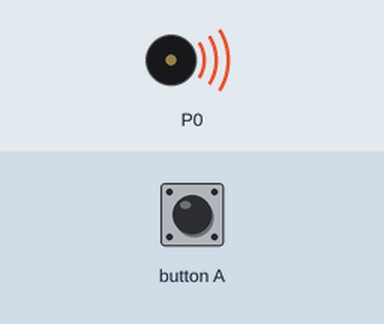
This program was run on a simulated BBC micro:bit (MakeCode). On the bench: buzzer (waves = sounding).

Above: at 0.1 s.
At 34.9 s:
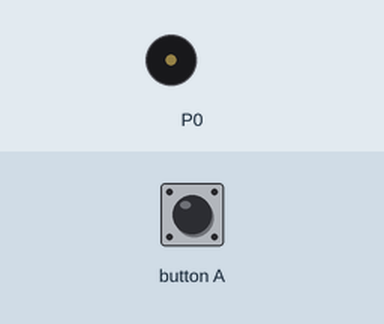
Timing chart, 0 to 40.0 s (numbered marks = the images above):
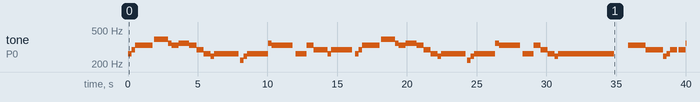

The program:

main.ts
```typescript
function third () {
    basic.pause(500)
    music.playTone(392, music.beat(BeatFraction.Whole))
    music.playTone(392, music.beat(BeatFraction.Whole))
    music.playTone(392, music.beat(BeatFraction.Whole))
    music.playTone(392, music.beat(BeatFraction.Whole))
    music.playTone(392, music.beat(BeatFraction.Half))
    music.playTone(392, music.beat(BeatFraction.Whole))
    music.playTone(392, music.beat(BeatFraction.Half))
    music.playTone(392, music.beat(BeatFraction.Half))
    music.playTone(392, music.beat(BeatFraction.Half))
    basic.pause(100)
    music.playTone(392, music.beat(BeatFraction.Whole))
    music.playTone(349, music.beat(BeatFraction.Whole))
    music.playTone(330, music.beat(BeatFraction.Whole))
    music.playTone(294, music.beat(BeatFraction.Half))
    music.playTone(330, music.beat(BeatFraction.Breve))
    music.playTone(330, music.beat(BeatFraction.Whole))
    basic.pause(100)
    music.playTone(349, music.beat(BeatFraction.Whole))
    music.playTone(349, music.beat(BeatFraction.Whole))
    music.playTone(392, music.beat(BeatFraction.Whole))
    music.playTone(330, music.beat(BeatFraction.Whole))
    music.playTone(294, music.beat(BeatFraction.Half))
    music.playTone(262, music.beat(BeatFraction.Whole))
    music.playTone(262, music.beat(BeatFraction.Whole))
}
input.onButtonPressed(Button.A, function () {

})
function second () {
    first()
    music.playTone(330, music.beat(BeatFraction.Whole))
    music.playTone(294, music.beat(BeatFraction.Whole))
    music.playTone(294, music.beat(BeatFraction.Whole))
    music.playTone(262, music.beat(BeatFraction.Half))
    music.playTone(294, music.beat(BeatFraction.Double))
    music.playTone(294, music.beat(BeatFraction.Whole))
    basic.pause(200)
    first()
    music.playTone(330, music.beat(BeatFraction.Whole))
    music.playTone(294, music.beat(BeatFraction.Whole))
    music.playTone(262, music.beat(BeatFraction.Whole))
    music.playTone(247, music.beat(BeatFraction.Half))
    music.playTone(262, music.beat(BeatFraction.Breve))
    music.playTone(262, music.beat(BeatFraction.Breve))
    basic.pause(1000)
    music.playTone(330, music.beat(BeatFraction.Whole))
    music.playTone(330, music.beat(BeatFraction.Whole))
    music.playTone(330, music.beat(BeatFraction.Half))
    music.playTone(294, music.beat(BeatFraction.Double))
    music.playTone(294, music.beat(BeatFraction.Half))
    music.playTone(247, music.beat(BeatFraction.Half))
    music.playTone(262, music.beat(BeatFraction.Half))
    music.playTone(294, music.beat(BeatFraction.Whole))
    basic.pause(100)
    music.playTone(294, music.beat(BeatFraction.Whole))
    music.playTone(349, music.beat(BeatFraction.Whole))
    music.playTone(330, music.beat(BeatFraction.Whole))
    music.playTone(294, music.beat(BeatFraction.Whole))
    music.playTone(262, music.beat(BeatFraction.Whole))
    music.playTone(247, music.beat(BeatFraction.Half))
    music.playTone(262, music.beat(BeatFraction.Whole))
    music.playTone(262, music.beat(BeatFraction.Half))
    basic.pause(100)
    music.playTone(220, music.beat(BeatFraction.Half))
    music.playTone(247, music.beat(BeatFraction.Half))
    music.playTone(262, music.beat(BeatFraction.Whole))
    music.playTone(262, music.beat(BeatFraction.Whole))
    music.playTone(262, music.beat(BeatFraction.Whole))
    music.playTone(349, music.beat(BeatFraction.Half))
    music.playTone(330, music.beat(BeatFraction.Double))
    music.playTone(330, music.beat(BeatFraction.Whole))
    basic.pause(200)
    music.playTone(330, music.beat(BeatFraction.Whole))
    music.playTone(349, music.beat(BeatFraction.Whole))
    music.playTone(392, music.beat(BeatFraction.Whole))
    music.playTone(330, music.beat(BeatFraction.Half))
    music.playTone(294, music.beat(BeatFraction.Breve))
    music.playTone(294, music.beat(BeatFraction.Half))
    basic.pause(200)
    music.playTone(330, music.beat(BeatFraction.Whole))
    music.playTone(330, music.beat(BeatFraction.Whole))
    music.playTone(330, music.beat(BeatFraction.Whole))
    music.playTone(294, music.beat(BeatFraction.Whole))
    music.playTone(392, music.beat(BeatFraction.Half))
    music.playTone(392, music.beat(BeatFraction.Whole))
    music.playTone(392, music.beat(BeatFraction.Half))
    music.playTone(349, music.beat(BeatFraction.Half))
    music.playTone(349, music.beat(BeatFraction.Half))
    music.playTone(330, music.beat(BeatFraction.Whole))
    music.playTone(349, music.beat(BeatFraction.Whole))
    music.playTone(330, music.beat(BeatFraction.Whole))
    music.playTone(294, music.beat(BeatFraction.Whole))
    music.playTone(294, music.beat(BeatFraction.Whole))
    music.playTone(262, music.beat(BeatFraction.Double))
    music.playTone(220, music.beat(BeatFraction.Half))
    music.playTone(247, music.beat(BeatFraction.Half))
    music.playTone(262, music.beat(BeatFraction.Whole))
    music.playTone(262, music.beat(BeatFraction.Whole))
    music.playTone(262, music.beat(BeatFraction.Whole))
    music.playTone(349, music.beat(BeatFraction.Half))
    music.playTone(330, music.beat(BeatFraction.Whole))
    music.playTone(262, music.beat(BeatFraction.Double))
    basic.pause(100)
    music.playTone(262, music.beat(BeatFraction.Whole))
    music.playTone(330, music.beat(BeatFraction.Whole))
    music.playTone(294, music.beat(BeatFraction.Whole))
    music.playTone(262, music.beat(BeatFraction.Whole))
    music.playTone(247, music.beat(BeatFraction.Half))
    music.playTone(262, music.beat(BeatFraction.Breve))
    music.playTone(262, music.beat(BeatFraction.Breve))
    third()
    music.playTone(330, music.beat(BeatFraction.Whole))
    music.playTone(294, music.beat(BeatFraction.Whole))
    music.playTone(294, music.beat(BeatFraction.Whole))
    music.playTone(262, music.beat(BeatFraction.Half))
    music.playTone(294, music.beat(BeatFraction.Breve))
    music.playTone(294, music.beat(BeatFraction.Half))
    basic.pause(100)
    third()
    music.playTone(330, music.beat(BeatFraction.Whole))
    music.playTone(294, music.beat(BeatFraction.Whole))
    music.playTone(262, music.beat(BeatFraction.Whole))
    music.playTone(247, music.beat(BeatFraction.Half))
    music.playTone(262, music.beat(BeatFraction.Breve))
    basic.pause(2000)
}
function first () {
    music.playTone(262, music.beat(BeatFraction.Half))
    music.playTone(294, music.beat(BeatFraction.Half))
    music.playTone(330, music.beat(BeatFraction.Double))
    music.playTone(330, music.beat(BeatFraction.Half))
    basic.pause(100)
    music.playTone(392, music.beat(BeatFraction.Half))
    music.playTone(392, music.beat(BeatFraction.Half))
    music.playTone(392, music.beat(BeatFraction.Whole))
    music.playTone(349, music.beat(BeatFraction.Half))
    music.playTone(330, music.beat(BeatFraction.Whole))
    music.playTone(349, music.beat(BeatFraction.Whole))
    music.playTone(349, music.beat(BeatFraction.Half))
    music.playTone(330, music.beat(BeatFraction.Whole))
    music.playTone(294, music.beat(BeatFraction.Whole))
    music.playTone(262, music.beat(BeatFraction.Whole))
    music.playTone(247, music.beat(BeatFraction.Half))
    music.playTone(262, music.beat(BeatFraction.Double))
    music.playTone(262, music.beat(BeatFraction.Whole))
    music.playTone(262, music.beat(BeatFraction.Half))
    basic.pause(100)
    music.playTone(220, music.beat(BeatFraction.Half))
    music.playTone(247, music.beat(BeatFraction.Half))
    music.playTone(262, music.beat(BeatFraction.Whole))
    music.playTone(262, music.beat(BeatFraction.Whole))
    music.playTone(262, music.beat(BeatFraction.Whole))
    music.playTone(349, music.beat(BeatFraction.Half))
    music.playTone(330, music.beat(BeatFraction.Double))
    music.playTone(330, music.beat(BeatFraction.Whole))
    basic.pause(200)
    music.playTone(262, music.beat(BeatFraction.Half))
    music.playTone(262, music.beat(BeatFraction.Half))
    music.playTone(262, music.beat(BeatFraction.Half))
}
basic.forever(function () {
    second()
})
```

test.ts
```typescript
// 테스트는 여기로 이동합니다; 이 패키지가 확장으로 사용될 때 컴파일되지 않을 것 입니다.
```

Measured:
- by itself, tone on P0: plays 262 Hz for 0.26 s, 294 Hz for 0.26 s, 330 Hz for 1.3 s, 392 Hz for 1.0 s, 349 Hz for 0.26 s, 330 Hz for 0.51 s … (52 notes in this stretch)
